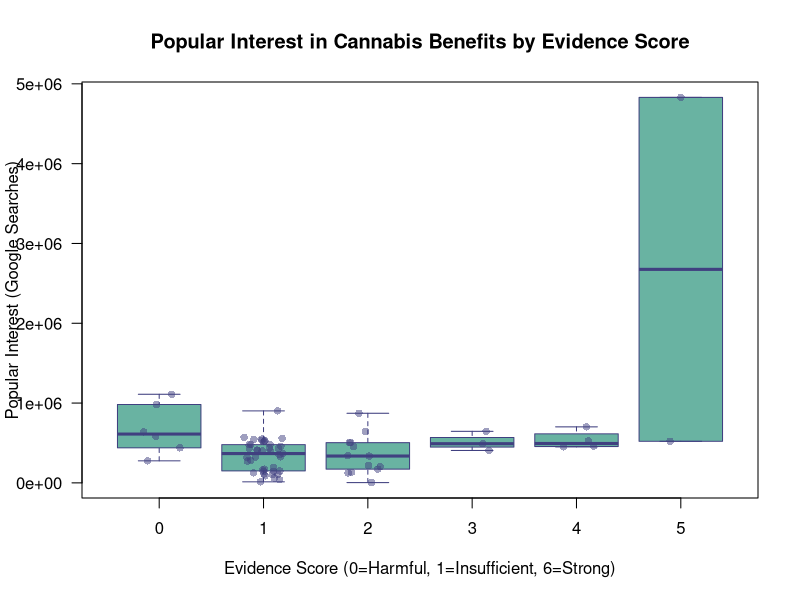
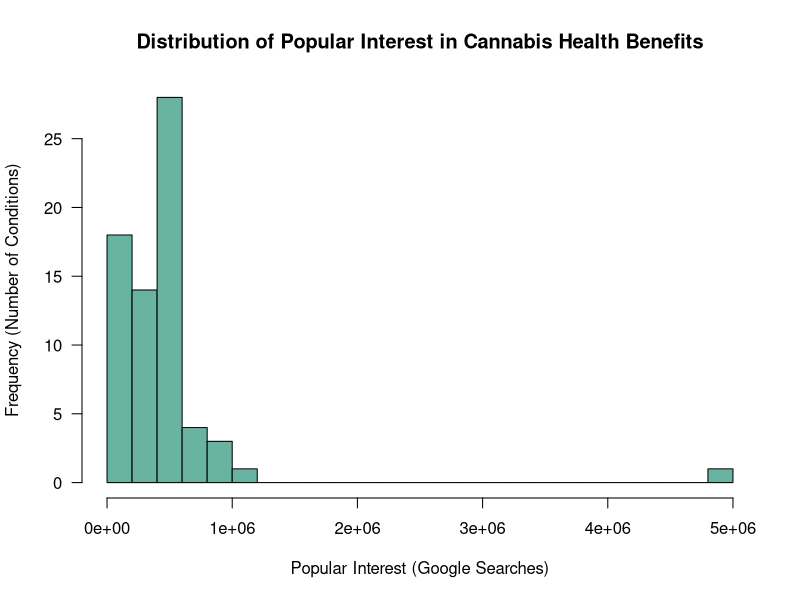

R code for these plots, in order:
library(readr)
library(readxl)

# Load data using readr
data <- read_csv("CanabisBenefits.csv")

# Clean column names
colnames(data)[4] <- "evidence_score"
colnames(data)[5] <- "popular_interest"

# Display basic information
cat("CANNABIS BENEFITS STATISTICAL ANALYSIS\n")
cat("Total health conditions analyzed:", nrow(data), "\n\n")

cat("Evidence Score Distribution:\n")
print(table(data$evidence_score))

cat("\nPopular Interest Summary Statistics:\n")
print(summary(data$popular_interest))

# VISUALIZATION 1: Boxplot
cat("\nCreating boxplot...\n")

png("evidence_vs_interest_boxplot.png", width = 800, height = 600, res = 100)

boxplot(popular_interest ~ evidence_score, 
        data = data,
        col = "#69b3a2",
        main = "Popular Interest in Cannabis Benefits by Evidence Score",
        xlab = "Evidence Score (0=Harmful, 1=Insufficient, 6=Strong)",
        ylab = "Popular Interest (Google Searches)",
        border = "#404080",
        las = 1)
# Add points to show individual data
stripchart(popular_interest ~ evidence_score, 
           data = data,
           vertical = TRUE,
           method = "jitter",
           add = TRUE,
           pch = 16,
           col = rgb(64/255, 64/255, 128/255, 0.5),
           jitter = 0.2)
dev.off()

cat("Boxplot saved: evidence_vs_interest_boxplot.png\n")

# VISUALIZATION 2: Histogram
cat("Creating histogram...\n")

png("popular_interest_histogram.png", width = 800, height = 600, res = 100)

hist(data$popular_interest,
     breaks = 30,
     col = "#69b3a2",
     border = "black",
     main = "Distribution of Popular Interest in Cannabis Health Benefits",
     xlab = "Popular Interest (Google Searches)",
     ylab = "Frequency (Number of Conditions)",
     las = 1)

dev.off()

cat("Histogram saved: popular_interest_histogram.png\n")

# STATISTICAL ANALYSIS: Kruskal-Wallis Test
cat("\n=== STATISTICAL TEST: KRUSKAL-WALLIS H-TEST ===\n")

kruskal_test <- kruskal.test(popular_interest ~ evidence_score, data = data)

cat("Kruskal-Wallis H-statistic:", round(kruskal_test$statistic, 4), "\n")
cat("P-value:", round(kruskal_test$p.value, 6), "\n")
cat("Degrees of freedom:", kruskal_test$parameter, "\n\n")

